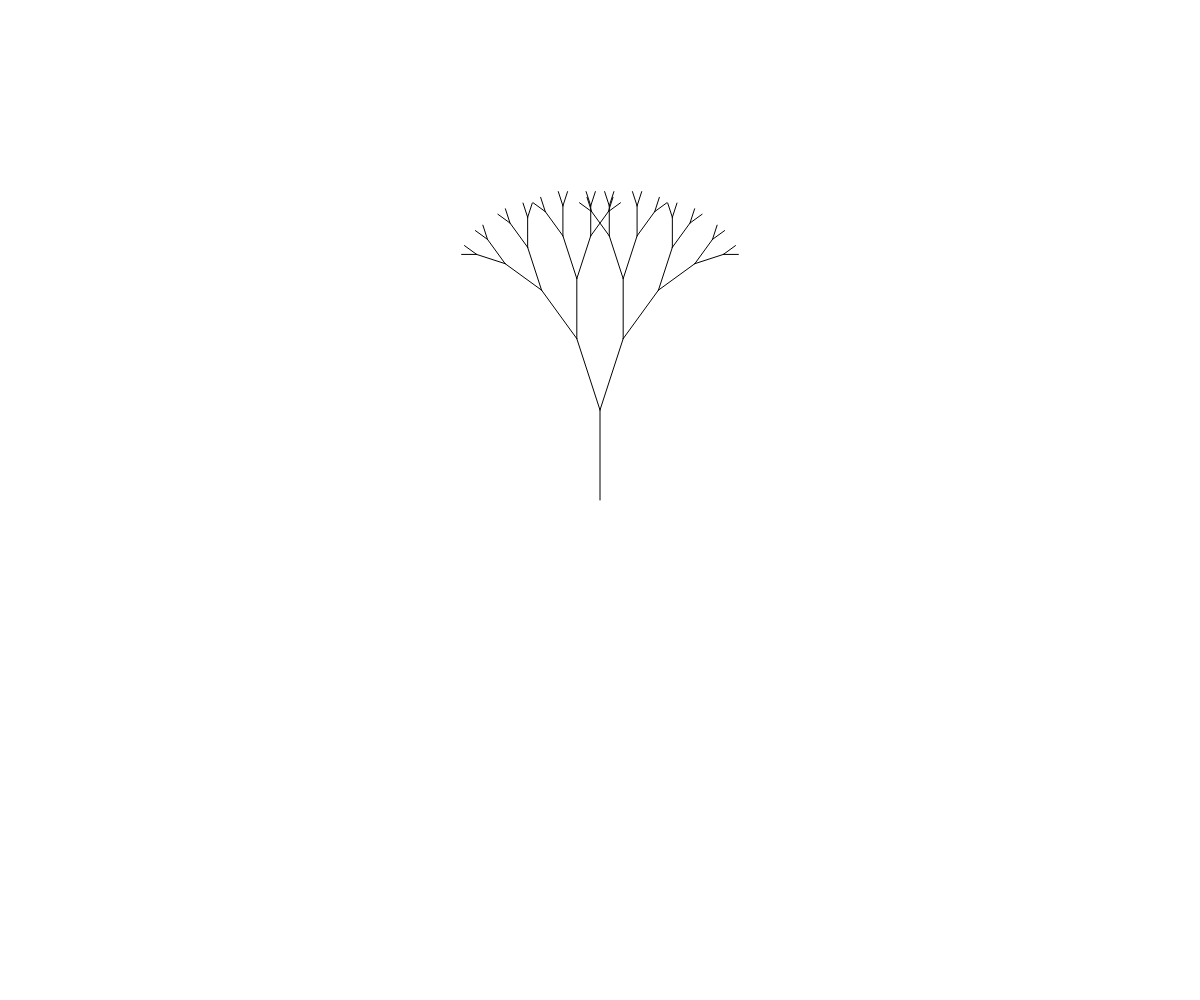
Frame 1 (no input)
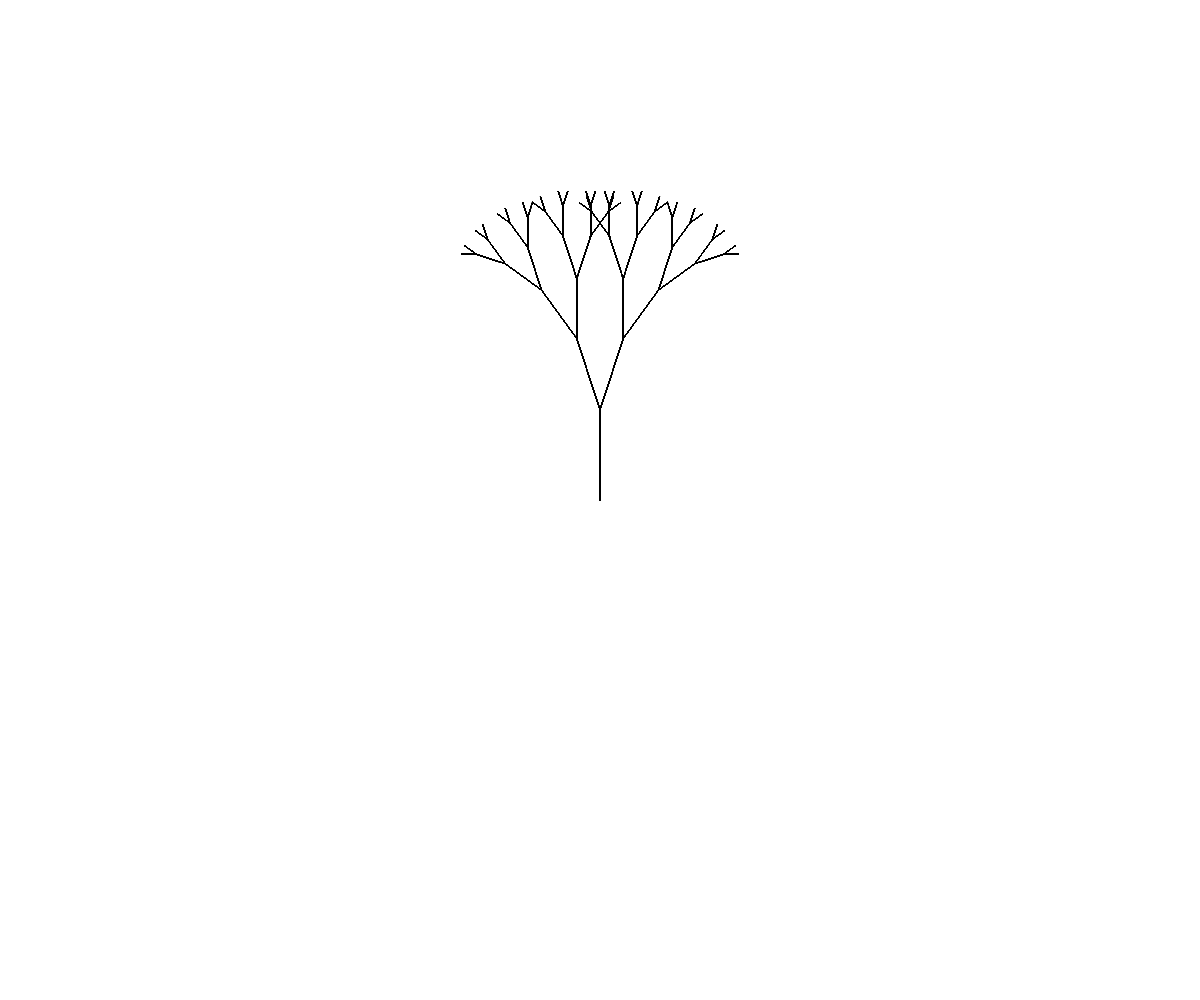
Frame 60 (no input)
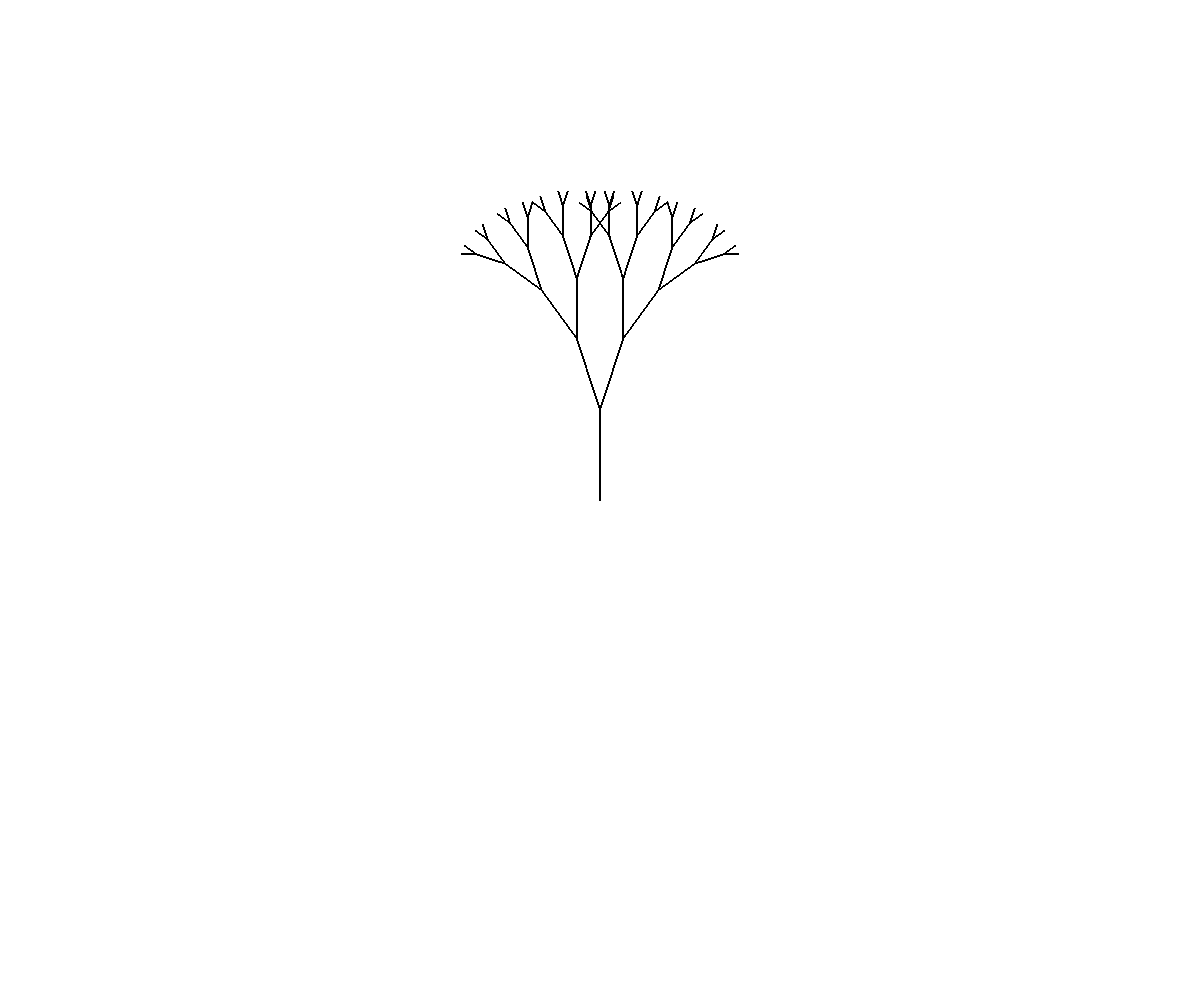
Frame 120 (the mouse pressed at the canvas centre since frame 60)

The p5.js sketch that drew these frames (run headless with seeded random() and noise() and a simulated clock; from frame 60 on, the mouse is pressed at the canvas centre):

// p5.js sketch
// ── sketch.js
// Balloon Tree Assignment
// Max Babcock
// 11/13/2024
//

let scale = 15;

function setup() {
  createCanvas(windowWidth, windowHeight);
  background(255);
  
}

function draw() {
  drawTree(width/2, height/2, 90, 6);
}

function drawLine( x1,  y1,  x2,  y2,  depth) {
  //draw a line segment connecting (x1,y1) to (x2,y2)
  line(x1, y1, x2, y2);
}

function drawTree(x1, y1, angle, depth) {
  if (depth > 0) {
    let x2 = x1 + (cos(radians(angle))*depth*scale);//(I)
    let y2 = y1 - (sin(radians(angle))*depth*scale);//(II)
    
    //calculate endpoints of current branch           (I)
    //using trig ratios. Get shorter based on depth   (II)

    drawLine(x1, y1, x2, y2, depth);

    //for a 2-branch tree:
    drawTree(x2, y2, angle-18, depth-1);
    drawTree(x2, y2, angle+18, depth-1);
  }
}
